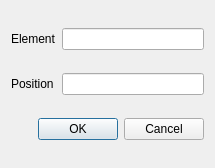
<?xml version="1.0" encoding="UTF-8"?>
<ui version="4.0">
 <class>InsertDialog</class>
 <widget class="QDialog" name="InsertDialog">
  <property name="geometry">
   <rect>
    <x>0</x>
    <y>0</y>
    <width>215</width>
    <height>168</height>
   </rect>
  </property>
  <property name="windowTitle">
   <string>Dialog</string>
  </property>
  <layout class="QGridLayout" name="gridLayout">
   <item row="2" column="0" colspan="2">
    <widget class="QDialogButtonBox" name="buttonBox">
     <property name="orientation">
      <enum>Qt::Horizontal</enum>
     </property>
     <property name="standardButtons">
      <set>QDialogButtonBox::Cancel|QDialogButtonBox::Ok</set>
     </property>
    </widget>
   </item>
   <item row="1" column="0">
    <widget class="QLabel" name="label_2">
     <property name="text">
      <string>Position</string>
     </property>
    </widget>
   </item>
   <item row="0" column="1">
    <widget class="QLineEdit" name="lineEdit">
     <property name="inputMethodHints">
      <set>Qt::ImhDigitsOnly</set>
     </property>
    </widget>
   </item>
   <item row="1" column="1">
    <widget class="QLineEdit" name="lineEdit_2">
     <property name="inputMethodHints">
      <set>Qt::ImhDigitsOnly</set>
     </property>
    </widget>
   </item>
   <item row="0" column="0">
    <widget class="QLabel" name="label">
     <property name="text">
      <string>Element</string>
     </property>
    </widget>
   </item>
  </layout>
 </widget>
 <resources/>
 <connections>
  <connection>
   <sender>buttonBox</sender>
   <signal>accepted()</signal>
   <receiver>InsertDialog</receiver>
   <slot>accept()</slot>
   <hints>
    <hint type="sourcelabel">
     <x>248</x>
     <y>254</y>
    </hint>
    <hint type="destinationlabel">
     <x>157</x>
     <y>274</y>
    </hint>
   </hints>
  </connection>
  <connection>
   <sender>buttonBox</sender>
   <signal>rejected()</signal>
   <receiver>InsertDialog</receiver>
   <slot>reject()</slot>
   <hints>
    <hint type="sourcelabel">
     <x>316</x>
     <y>260</y>
    </hint>
    <hint type="destinationlabel">
     <x>286</x>
     <y>274</y>
    </hint>
   </hints>
  </connection>
 </connections>
</ui>
